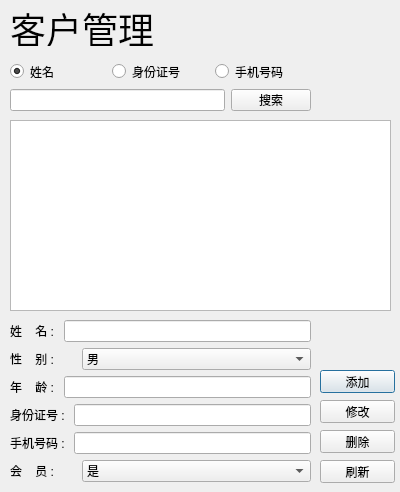
<?xml version="1.0" encoding="UTF-8"?>
<ui version="4.0">
 <class>adminGuestsDialog</class>
 <widget class="QDialog" name="adminGuestsDialog">
  <property name="geometry">
   <rect>
    <x>0</x>
    <y>0</y>
    <width>400</width>
    <height>492</height>
   </rect>
  </property>
  <property name="windowTitle">
   <string>Dialog</string>
  </property>
  <widget class="QLabel" name="label">
   <property name="geometry">
    <rect>
     <x>10</x>
     <y>10</y>
     <width>144</width>
     <height>36</height>
    </rect>
   </property>
   <property name="font">
    <font>
     <pointsize>27</pointsize>
    </font>
   </property>
   <property name="text">
    <string>客户管理</string>
   </property>
  </widget>
  <widget class="QTableView" name="tableView">
   <property name="geometry">
    <rect>
     <x>10</x>
     <y>120</y>
     <width>381</width>
     <height>191</height>
    </rect>
   </property>
  </widget>
  <widget class="QPushButton" name="pushButton">
   <property name="geometry">
    <rect>
     <x>320</x>
     <y>370</y>
     <width>75</width>
     <height>23</height>
    </rect>
   </property>
   <property name="text">
    <string>添加</string>
   </property>
  </widget>
  <widget class="QPushButton" name="pushButton_2">
   <property name="geometry">
    <rect>
     <x>320</x>
     <y>400</y>
     <width>75</width>
     <height>23</height>
    </rect>
   </property>
   <property name="text">
    <string>修改</string>
   </property>
  </widget>
  <widget class="QPushButton" name="pushButton_3">
   <property name="geometry">
    <rect>
     <x>320</x>
     <y>430</y>
     <width>75</width>
     <height>23</height>
    </rect>
   </property>
   <property name="text">
    <string>删除</string>
   </property>
  </widget>
  <widget class="QPushButton" name="pushButton_4">
   <property name="geometry">
    <rect>
     <x>320</x>
     <y>460</y>
     <width>75</width>
     <height>23</height>
    </rect>
   </property>
   <property name="text">
    <string>刷新</string>
   </property>
  </widget>
  <widget class="QWidget" name="layoutWidget">
   <property name="geometry">
    <rect>
     <x>10</x>
     <y>320</y>
     <width>301</width>
     <height>164</height>
    </rect>
   </property>
   <layout class="QVBoxLayout" name="verticalLayout">
    <item>
     <layout class="QHBoxLayout" name="horizontalLayout_6">
      <item>
       <widget class="QLabel" name="label_2">
        <property name="text">
         <string>姓    名 : </string>
        </property>
       </widget>
      </item>
      <item>
       <widget class="QLineEdit" name="lineEdit"/>
      </item>
     </layout>
    </item>
    <item>
     <layout class="QHBoxLayout" name="horizontalLayout">
      <item>
       <widget class="QLabel" name="label_3">
        <property name="maximumSize">
         <size>
          <width>66</width>
          <height>16777215</height>
         </size>
        </property>
        <property name="text">
         <string>性    别 : </string>
        </property>
       </widget>
      </item>
      <item>
       <widget class="QComboBox" name="comboBox">
        <item>
         <property name="text">
          <string>男</string>
         </property>
        </item>
        <item>
         <property name="text">
          <string>女</string>
         </property>
        </item>
       </widget>
      </item>
     </layout>
    </item>
    <item>
     <layout class="QHBoxLayout" name="horizontalLayout_2">
      <item>
       <widget class="QLabel" name="label_4">
        <property name="text">
         <string>年    龄 : </string>
        </property>
       </widget>
      </item>
      <item>
       <widget class="QLineEdit" name="lineEdit_2"/>
      </item>
     </layout>
    </item>
    <item>
     <layout class="QHBoxLayout" name="horizontalLayout_3">
      <item>
       <widget class="QLabel" name="label_5">
        <property name="text">
         <string>身份证号 : </string>
        </property>
       </widget>
      </item>
      <item>
       <widget class="QLineEdit" name="lineEdit_3"/>
      </item>
     </layout>
    </item>
    <item>
     <layout class="QHBoxLayout" name="horizontalLayout_4">
      <item>
       <widget class="QLabel" name="label_6">
        <property name="text">
         <string>手机号码 : </string>
        </property>
       </widget>
      </item>
      <item>
       <widget class="QLineEdit" name="lineEdit_4"/>
      </item>
     </layout>
    </item>
    <item>
     <layout class="QHBoxLayout" name="horizontalLayout_5">
      <item>
       <widget class="QLabel" name="label_7">
        <property name="maximumSize">
         <size>
          <width>66</width>
          <height>16777215</height>
         </size>
        </property>
        <property name="text">
         <string>会    员 : </string>
        </property>
       </widget>
      </item>
      <item>
       <widget class="QComboBox" name="comboBox_2">
        <item>
         <property name="text">
          <string>是</string>
         </property>
        </item>
        <item>
         <property name="text">
          <string>否</string>
         </property>
        </item>
       </widget>
      </item>
     </layout>
    </item>
   </layout>
  </widget>
  <widget class="QWidget" name="layoutWidget_2">
   <property name="geometry">
    <rect>
     <x>10</x>
     <y>60</y>
     <width>301</width>
     <height>51</height>
    </rect>
   </property>
   <layout class="QVBoxLayout" name="verticalLayout_2">
    <item>
     <layout class="QHBoxLayout" name="horizontalLayout_7">
      <item>
       <widget class="QRadioButton" name="radioButton">
        <property name="text">
         <string>姓名</string>
        </property>
        <property name="checked">
         <bool>true</bool>
        </property>
        <attribute name="buttonGroup">
         <string>buttonGroup</string>
        </attribute>
       </widget>
      </item>
      <item>
       <widget class="QRadioButton" name="radioButton_2">
        <property name="text">
         <string>身份证号</string>
        </property>
        <attribute name="buttonGroup">
         <string>buttonGroup</string>
        </attribute>
       </widget>
      </item>
      <item>
       <widget class="QRadioButton" name="radioButton_3">
        <property name="text">
         <string>手机号码</string>
        </property>
        <attribute name="buttonGroup">
         <string>buttonGroup</string>
        </attribute>
       </widget>
      </item>
     </layout>
    </item>
    <item>
     <layout class="QHBoxLayout" name="horizontalLayout_8">
      <item>
       <widget class="QLineEdit" name="lineEdit_5"/>
      </item>
      <item>
       <widget class="QPushButton" name="pushButton_5">
        <property name="text">
         <string>搜索</string>
        </property>
       </widget>
      </item>
     </layout>
    </item>
   </layout>
  </widget>
 </widget>
 <resources/>
 <connections/>
 <buttongroups>
  <buttongroup name="buttonGroup"/>
 </buttongroups>
</ui>
